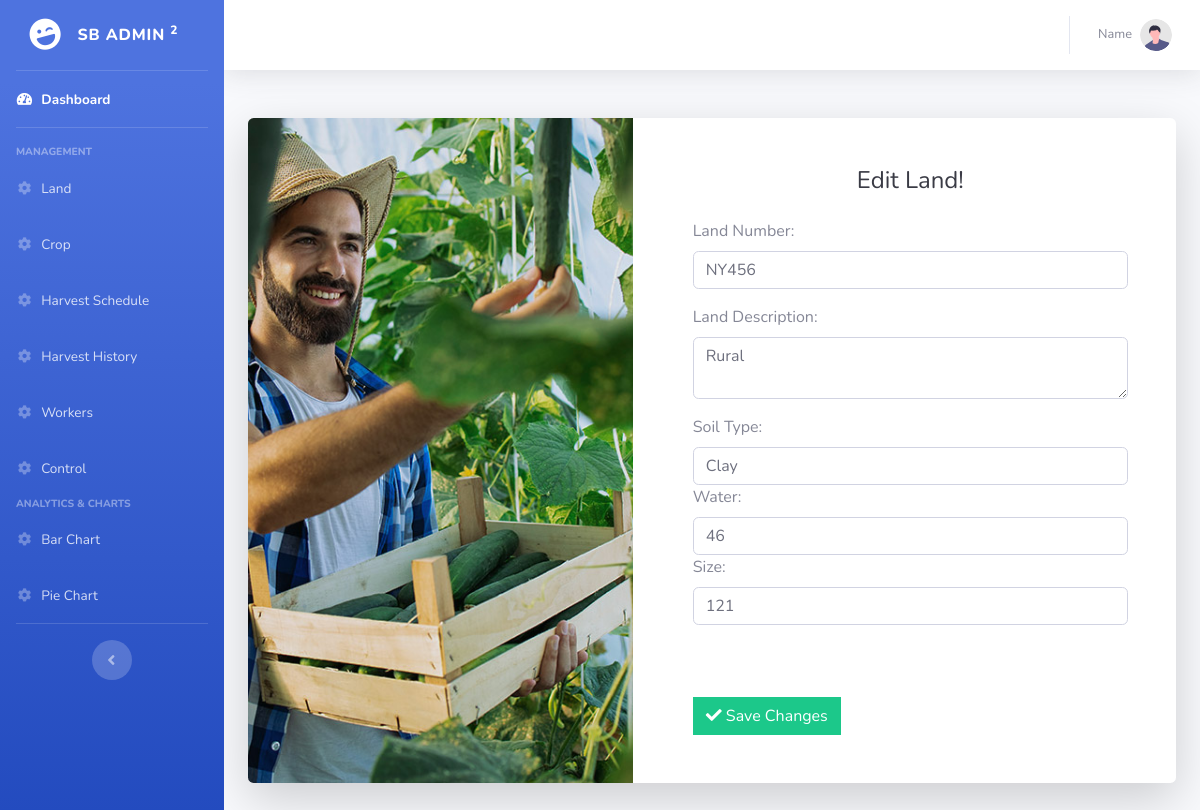
The page /pages/edit_land.php?land_id=2 on the database its author committed.
### tables this page shows
create table LAND
(
   LID                  int not null auto_increment,
   RID                  int not null,
   LNUMBER              varchar(50) not null,
   LSIZE                decimal not null,
   LSOILTYPE            varchar(100),
   LWATER               decimal,
   WATER_AVAILABLE      int not null,
   LDESC                char(10),
   LNAME                varchar(50),
   primary key (LID)
);

### helpers/functions.php (called while the page is built, shortened)
<?php
function isGetRequested() {
    return $_SERVER["REQUEST_METHOD"] == "GET";
}
?>

### classes/Connection.php (called while the page is built, shortened)
<?php
class Connection {
    private $host = "localhost";
    private $db = "agrirms";
    private $username = "root";
    private $password = "";
    function connect() {
        $this->con = mysqli_connect($this->host, $this->username, $this->password, $this->db);
        return $this->con;
    }
    function executeQuery($query) {
        $conn = $this->connect();
        $result = mysqli_query($conn, $query);
        return $result;
    }
    function fetchRow($result) {
        if ($result instanceof mysqli_result) {
            return mysqli_fetch_assoc($result);
        } else {
            return [];
        }
    }
    function getNumRows($result) {
        return mysqli_num_rows($result);
    }
}
?>

### pages/edit_land.php (the view, shortened to what this page needs)
<?php
require_once BASE_PATH . '/includes/header.php';
require_once BASE_PATH . "/includes/sidebar.php";
require_once BASE_PATH . "/includes/topbar.php";
require_once BASE_PATH . '/classes/Connection.php';
require_once BASE_PATH . '/helpers/functions.php';
$connection = new Connection();
if (isGetRequested()) {
    $landID = sanitizeString($_GET['land_id']);
    $query = "SELECT * FROM LAND WHERE LID = '$landID'";
    $result = $connection->executeQuery($query);
    if ($connection->getNumRows($result) > 0) {
        $landDetails = $connection->fetchRow($result);
        ?>
        <div class="container">
            <div class="card o-hidden border-0 shadow-lg my-5">
                <div class="card-body p-0">
                    <div class="row">
                        <div class="col-lg-5 d-none d-lg-block bg-register-image"></div>
                        <div class="col-lg-7">
                            <div class="p-5">
                                <div class="text-center">
                                    <h1 class="h4 text-gray-900 mb-4">Edit Land!</h1>
                                </div>
                                <form method="post" action="update_land.php">
                                    <div class="form-group">
                                        <label for="land_number">Land Number:</label>
                                        <input type="text" class="form-control" id="land_number" name="land_number" value="<?php echo $landDetails['LNUMBER']; ?>">
                                    </div>
                                    <div class="form-group">
                                        <label for="land_desc">Land Description:</label>
                                        <textarea class="form-control" id="land_desc" name="land_desc"><?php echo $landDetails['LDESC']; ?></textarea>
                                    </div>
                                    <label for="land_soil">Soil Type:</label>
                                    <input type="text" class="form-control" id="land_soil" name="land_soil" value="<?php echo $landDetails['LSOILTYPE']; ?>">
                                    <label for="land_water">Water:</label>
                                    <input type="text" class="form-control" id="land_water" name="land_water" value="<?php echo $landDetails['LWATER']; ?>">
                                    <label for="land_size">Size:</label>
                                    <input type="text" class="form-control" id="land_size" name="land_size" value="<?php echo $landDetails['LSIZE']; ?>">
                                    <br><br>
                                    <button type="submit" class="btn btn-success mt-4 rounded-0">
                                      <span class="icon text-white">
                                        <i class="fas fa-check"></i>
                                      </span>
                                      <span class="text">Save Changes</span>
                                    </button>
                                </form>
                            </div>
                        </div>
                    </div>
                </div>
            </div>
        </div>
        <?php
    } else {
        echo '<div class="container"><div class="alert alert-danger">Invalid Land ID</div></div>';
    }
} else {
    echo '<div class="container"><div class="alert alert-danger">Invalid Request</div></div>';
}
require_once '../includes/footer.php';
?>

### rows shown on the page
land: land_number "NY456", land_desc "Rural", land_soil "Clay", land_water "46", land_size "121"
